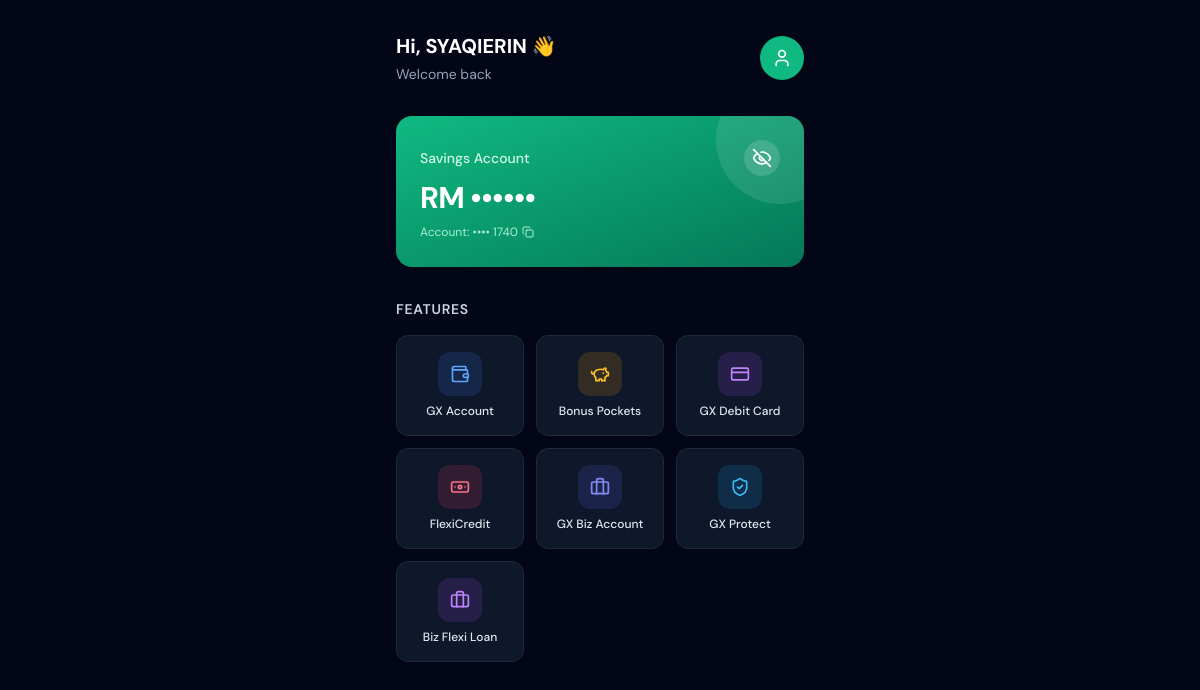
Page /dashboard.php (signed in) on the committed database.
### tables this page shows
CREATE TABLE `accounts` (
  `account_id` int(11) NOT NULL,
  `user_id` int(11) NOT NULL,
  `account_type` varchar(50) NOT NULL,
  `business_name` varchar(150) DEFAULT NULL,
  `business_reg_no` varchar(50) DEFAULT NULL,
  `account_number` varchar(20) NOT NULL,
  `balance` decimal(12,2) DEFAULT 0.00
);

CREATE TABLE `users` (
  `user_id` int(11) NOT NULL,
  `username` varchar(50) NOT NULL,
  `full_name` varchar(100) NOT NULL,
  `age` int(11) DEFAULT NULL,
  `email` varchar(100) NOT NULL,
  `password` varchar(255) NOT NULL,
  `created_at` timestamp NOT NULL DEFAULT current_timestamp()
);

CREATE TABLE `gxbank_products` (
  `product_id` int(11) NOT NULL,
  `product_name` varchar(100) NOT NULL,
  `product_type` varchar(50) NOT NULL,
  `description` text DEFAULT NULL,
  `page_url` varchar(150) NOT NULL,
  `icon` varchar(50) NOT NULL,
  `bg_class` varchar(100) NOT NULL,
  `text_class` varchar(100) NOT NULL
);

### dashboard.php (the view, shortened to what this page needs)
<?php
include "php/dbconn.php";
$user_id = $_SESSION['user_id'];
$stmt = mysqli_prepare($conn, "SELECT u.full_name, u.username, u.email, a.account_type, a.account_number, a.balance
                               FROM users u
                               JOIN accounts a ON u.user_id = a.user_id
                               WHERE u.user_id = ? AND a.account_type = 'Savings Account'
                               LIMIT 1");
mysqli_stmt_bind_param($stmt, "i", $user_id);
mysqli_stmt_execute($stmt);
$userData = mysqli_fetch_assoc(mysqli_stmt_get_result($stmt));
$products = mysqli_query($conn, "SELECT * FROM gxbank_products ORDER BY product_id ASC");
$fullAccountNumber = $userData['account_number'];
$last4 = substr($fullAccountNumber, -4);
$realBalance = "RM " . number_format($userData['balance'], 2);
?>
<!doctype html>
<html lang="en" class="h-full">
<head>
<script src="https://cdn.tailwindcss.com/3.4.17"></script>
</head>
<body class="h-full">
<div class="h-full w-full bg-slate-950 overflow-auto">
    <div class="max-w-md mx-auto px-5 py-8">
        <div class="flex items-center justify-between mb-8 relative">
            <div>
                <p class="text-white text-xl font-bold">
                    Hi, <?php echo htmlspecialchars($userData['full_name']); ?> 👋
                </p>
                <p class="text-slate-400 text-sm mt-1">Welcome back</p>
            </div>
            <div class="relative">
                <button type="button" onclick="toggleUserMenu()"
                    class="w-11 h-11 rounded-full bg-emerald-500 hover:bg-emerald-600 flex items-center justify-center transition">
                    <i data-lucide="user" class="w-5 h-5 text-white"></i>
                </button>
            </div>
        </div>
        <div class="bg-gradient-to-br from-emerald-500 to-emerald-700 rounded-2xl p-6 mb-8 relative overflow-hidden">
            <div class="absolute top-0 right-0 w-32 h-32 bg-white/10 rounded-full -translate-y-10 translate-x-10"></div>
            <div class="relative z-10">
                <div class="flex items-center justify-between mb-1">
                    <p class="text-emerald-100 text-sm font-medium">
                        <?php echo htmlspecialchars($userData['account_type']); ?>
                    </p>
                    <button type="button" onclick="toggleAccountPrivacy()"
                        class="w-9 h-9 rounded-full bg-white/15 hover:bg-white/25 flex items-center justify-center transition">
                        <i id="eyeIcon" data-lucide="eye-off" class="w-5 h-5 text-white"></i>
                    </button>
                </div>
                <p id="balanceAmount"
                   class="text-white text-3xl font-bold tracking-tight"
                   data-full="<?php echo htmlspecialchars($realBalance); ?>">
                    RM ••••••
                </p>
                <p id="accountNumber"
                   onclick="copyAccountNumber()"
                   class="text-emerald-200 text-xs mt-2 cursor-pointer hover:text-white transition inline-flex items-center gap-1"
                   data-full="<?php echo htmlspecialchars($fullAccountNumber); ?>"
                   data-last4="<?php echo htmlspecialchars($last4); ?>">
                    Account: •••• <?php echo htmlspecialchars($last4); ?>
                    <i data-lucide="copy" class="w-3 h-3"></i>
                </p>
            </div>
        </div>
        <h2 class="text-slate-300 text-sm font-semibold uppercase tracking-wider mb-4">
            Features
        </h2>
        <div class="grid grid-cols-3 gap-3">
            <?php while($p = mysqli_fetch_assoc($products)) { ?>
                <a href="<?php echo htmlspecialchars($p['page_url']); ?>"
                   class="feature-btn flex flex-col items-center gap-2 p-4 rounded-xl bg-slate-900 border border-slate-800">
                    <div class="w-11 h-11 rounded-xl <?php echo htmlspecialchars($p['bg_class']); ?> flex items-center justify-center">
                        <i data-lucide="<?php echo htmlspecialchars($p['icon']); ?>" class="w-5 h-5 <?php echo htmlspecialchars($p['text_class']); ?>"></i>
                    </div>
                    <span class="text-slate-200 text-xs font-medium text-center leading-tight">
                        <?php echo htmlspecialchars($p['product_name']); ?>
                    </span>
                </a>
            <?php } ?>
        </div>
    </div>
</div>
</body>
</html>

### dashboard.php (style rules this page uses)
* { font-family: 'DM Sans', sans-serif; }
body { box-sizing: border-box; }
.feature-btn { transition: transform 0.15s, box-shadow 0.15s; }

### rows in the picture
accounts: user.full_name "SYAQIERIN", account_type "Savings Account", account_number "1740"
gxbank_products: product_name "GX Account"
gxbank_products: product_name "Bonus Pockets"
gxbank_products: product_name "GX Debit Card"
gxbank_products: product_name "FlexiCredit"
gxbank_products: product_name "GX Biz Account"
gxbank_products: product_name "GX Protect"
gxbank_products: product_name "Biz Flexi Loan"
